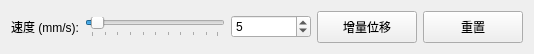
        <widget class="QWidget" name="">
         <property name="geometry">
          <rect>
           <x>10</x>
           <y>126</y>
           <width>491</width>
           <height>34</height>
          </rect>
         </property>
         <layout class="QHBoxLayout" name="horizontalLayout_4">
          <item>
           <layout class="QHBoxLayout" name="speedRow_zengliang">
            <item>
             <widget class="QLabel" name="speedLabel">
              <property name="text">
               <string>速度 (mm/s):</string>
              </property>
             </widget>
            </item>
            <item>
             <widget class="QSlider" name="robotSpeedSlider_zengliang">
              <property name="minimumSize">
               <size>
                <width>140</width>
                <height>0</height>
               </size>
              </property>
              <property name="minimum">
               <number>1</number>
              </property>
              <property name="maximum">
               <number>100</number>
              </property>
              <property name="pageStep">
               <number>5</number>
              </property>
              <property name="value">
               <number>5</number>
              </property>
              <property name="orientation">
               <enum>Qt::Orientation::Horizontal</enum>
              </property>
              <property name="tickPosition">
               <enum>QSlider::TickPosition::TicksBelow</enum>
              </property>
              <property name="tickInterval">
               <number>10</number>
              </property>
             </widget>
            </item>
            <item>
             <widget class="QSpinBox" name="robotSpeedSpin_zengliang">
              <property name="minimumSize">
               <size>
                <width>80</width>
                <height>0</height>
               </size>
              </property>
              <property name="minimum">
               <number>1</number>
              </property>
              <property name="maximum">
               <number>100</number>
              </property>
              <property name="value">
               <number>5</number>
              </property>
             </widget>
            </item>
           </layout>
          </item>
          <item>
           <widget class="QPushButton" name="robotBtnPTP_zengliang">
            <property name="minimumSize">
             <size>
              <width>100</width>
              <height>32</height>
             </size>
            </property>
            <property name="text">
             <string>增量位移</string>
            </property>
           </widget>
          </item>
          <item>
           <widget class="QPushButton" name="robotBtnReset_zengliang">
            <property name="minimumSize">
             <size><width>100</width><height>32</height></size>
            </property>
            <property name="maximumSize"><size><width>100</width><height>32</height></size></property>
            <property name="text"><string>重置</string></property>
           </widget>
          </item>
         </layout>
        </widget>
